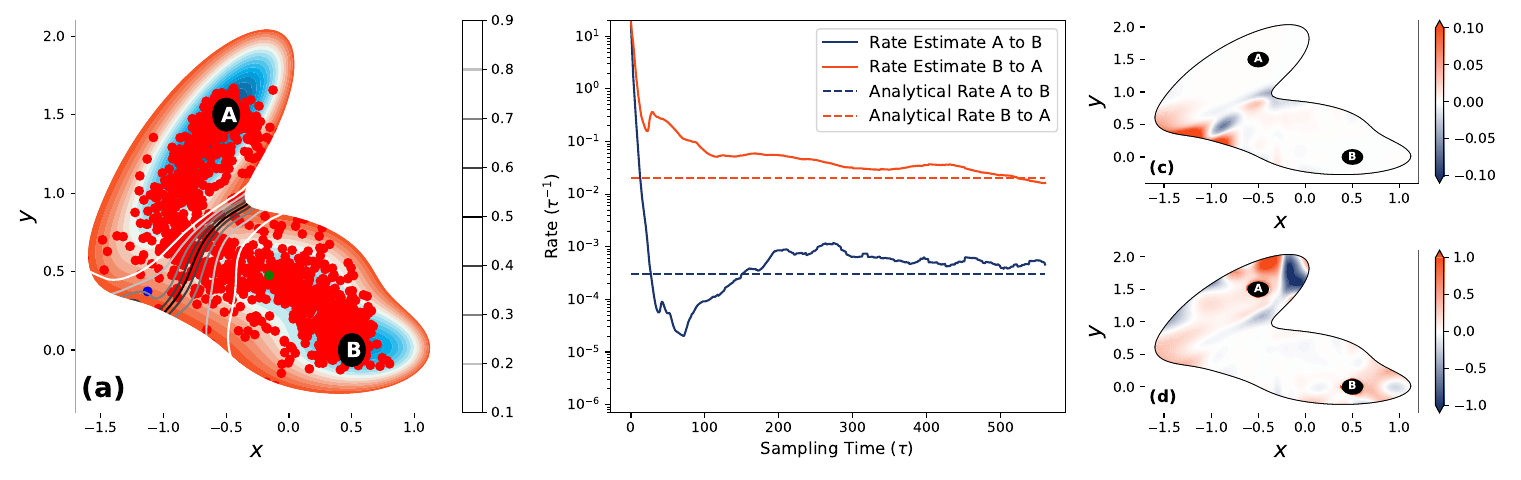

The script that saved this image:
import sampling
import training
import torch
import matplotlib
import matplotlib.pyplot as plt
import numpy as np

# For plotting
matplotlib.rcParams['text.usetex'] = False
from matplotlib.colors import LinearSegmentedColormap
cmap = LinearSegmentedColormap.from_list("mycmap", ['#1B346C','#01ABE9','#F1F8F1','#F54B1A'])
cmap2 = LinearSegmentedColormap.from_list("mycmap2", ['#ffffff','#000000','#ffffff'])
cmap3 = LinearSegmentedColormap.from_list("mycmap3", ['#1B346C','#ffffff','#F54B1A'])
cmap4 = LinearSegmentedColormap.from_list("mycmap4", ['#ffffff','#F54B1A'])
cmap5 = LinearSegmentedColormap.from_list("mycmap5", ['#000000','#000000'])
cmap6 = LinearSegmentedColormap.from_list("mycmap5", ['#ffffff','#ffffff'])
# from matplotlib.cm import matplotlib.colormaps.register
matplotlib.colormaps.register(name="mycmap",cmap=cmap)
matplotlib.colormaps.register(name="mycmap2",cmap=cmap2)
matplotlib.colormaps.register(name="mycmap3",cmap=cmap3)
matplotlib.colormaps.register(name="mycmap4",cmap=cmap4)
matplotlib.colormaps.register(name="mycmap5",cmap=cmap5)
matplotlib.colormaps.register(name="mycmap6",cmap=cmap6)
# device = torch.device('cuda:0' if torch.cuda.is_available() else 'cpu')
device = torch.device('cpu')
torch.set_default_dtype(torch.float64)
torch.set_default_tensor_type(torch.DoubleTensor)
# Set a deterministic RNG seed
torch.manual_seed(42)

# Define our two-channel potential

def dist(x, y):
    return torch.sqrt(torch.sum(torch.square(x-y), axis = -1))
    
def V(x):
    # equation 26, Muller-Brown potential
    A = torch.tensor([-20, -10, -17, 1.5])
    a = torch.tensor([-1, -1, -6.5, 0.7])
    b = torch.tensor([0, 0, 11, 0.6])
    c = torch.tensor([-10, -10, -6.5, 0.7])
    x0 = torch.tensor([1, 0, -0.5, -1])
    y0 = torch.tensor([0, 0.5, 1.5, 1])
    def _gau(x, idx): # Defining a multidimensional Gaussian
        return A[idx]*torch.exp(a[idx]*torch.square(x[:,0] - x0[idx]) + b[idx]*(x[:,0] - x0[idx])*(x[:,1] - y0[idx]) +
        c[idx]*torch.square(x[:,1] - y0[idx]))
    
    return _gau(x, 0) + _gau(x,1) +\
            _gau(x, 2) + _gau(x,3)

class CommittorNet(torch.nn.Module):
    def __init__(self, dim):
        super(CommittorNet, self).__init__()
        self.dim = dim
        block = [torch.nn.Linear(dim, 50),
                      torch.nn.Tanh(),
                      torch.nn.Linear(50, 1),]
        self.Block = torch.nn.Sequential(*block)
    
    def forward(self, x):
        prediction = self.Block(x)
        return prediction.squeeze()
# Set dynamical parameters for the optimiziation
k = torch.tensor([100.]).to(device) # The harmonic force constant for umbrella sampling around committor values TODO:CB what?
beta = torch.tensor([1.0]).to(device) # Inverse kT for our system
sampling_beta = torch.tensor([0]).to(device) # We can sample at a higher temperature
gamma = torch.tensor([1]).to(device) # Friction coefficient for Langevin dynamics
step_size = torch.tensor([1e-3]).to(device) # The step size for each step of Langevin dynamics

# Set hyperparameters for the optimization
n_windows = 11
dim = 2
a_center = torch.tensor([-0.5, 1.5]).to(device)
b_center = torch.tensor([0.5, 0.]).to(device)
cutoff = torch.tensor([0.1]).to(device)

# Initialize evenly-spaced configurations that linearly interpolate the basin centers
init_data = torch.zeros((n_windows, dim)) 
for d in range(dim):
    init_data[:,d] = torch.linspace(a_center[d], b_center[d], n_windows)

net = CommittorNet(2).to(device).double()

print("Initial representation of the committor has been trained!")

# Run the optimization
n_trials = 1
n_opt_steps = 3000
optimizer = torch.optim.Adam(net.parameters(), lr = 1e-2)
xs = init_data.to(device)
us = torch.linspace(0, 1, n_windows).to(device)
n_reporter_trajectories = torch.tensor([100]).to(device)
n_reporter_steps = torch.tensor([5]).to(device)
batch_size = 11
# For plotting:
x = torch.linspace(-2,1.5,100)
y = torch.linspace(-1,2.5,100)
X, Y = torch.meshgrid(x, y)
grid_input = torch.cat((X.unsqueeze(-1),Y.unsqueeze(-1)), dim = -1).to(device)
print(V(grid_input.reshape(-1,2)))
print(V(grid_input.reshape(-1,2)).size())
print(X.size())
V_surface = V(grid_input.reshape((-1, 2))).reshape(X.size())
true_committor = np.transpose((np.load('MB_committor.npy'))) # TODO:CB where is this from?

# Calculate Flux out of the basins

print("Calculating Flux...")
a_escape_times, a_escape_confs = sampling.flux_sample(V, beta, gamma, step_size, a_center, b_center, cutoff, 1000, stride = 1)
b_escape_times, b_escape_confs = sampling.flux_sample(V, beta, gamma, step_size, b_center, a_center, cutoff, 1000, stride = 1)

a_escape_confs_list = a_escape_confs.clone().reshape([-1,2]).to(device).double().detach()
b_escape_confs_list = b_escape_confs.clone().reshape([-1,2]).to(device).double().detach()

escape_confs = torch.cat([a_escape_confs, b_escape_confs], axis = 0).reshape(-1,2)

#torch.manual_seed(2)
running_a_exit_confs = []
running_b_exit_confs = []
a_exit_indices = torch.randperm(len(a_escape_confs_list))
b_exit_indices = torch.randperm(len(b_escape_confs_list))
a_transit_history = [0]
b_transit_history = [0]
for trial in range(1): # Can run multiple trials, if you'd like
    a_transit = False
    last_a_transit = 0
    b_transit = False
    last_b_transit = 0
    a_means = []
    a_times = []
    b_means = []
    b_times = []
    losses = []
    log_losses = []
    a_index_counter = 0
    b_index_counter = 0
    for step in range(n_opt_steps):
        optimizer.zero_grad()
        net.zero_grad()

        # Sample some configurations
        
        if step == 0 or a_transit == True:
            a_xs = a_escape_confs_list[a_exit_indices[a_index_counter]]
            a_xs = a_xs.unsqueeze(0)
            a_transit = False
            running_a_exit_confs.append(a_xs.cpu().numpy())
        
        else:
            a_reporter_energies = V(a_running_short_reporters.reshape([-1,2])[last_a_transit:])  # noqa: F821
            a_weights = torch.sigmoid(net(a_running_short_reporters.squeeze().reshape([-1, 2])))[last_a_transit:].detach() # noqa: F821
            a_weights = torch.where(dist(a_running_short_reporters.squeeze().reshape([-1, 2])[last_a_transit:], a_center) < cutoff, 0, a_weights) # noqa: F821
            _, a_indices = torch.sort(a_weights, descending = True)
            a_indices = a_indices[:1]
            a_xs = a_running_short_reporters.squeeze().reshape([-1, 2])[last_a_transit:][a_indices]# noqa: F821
        
        if step == 0 or b_transit == True:
            b_xs = b_escape_confs_list[b_exit_indices[b_index_counter]]
            b_xs = b_xs.unsqueeze(0)
            b_transit = False
            running_b_exit_confs.append(b_xs.cpu().numpy())
        else:
            b_reporter_energies = V(b_running_short_reporters.reshape([-1,2])[last_b_transit:])# noqa: F821
            b_weights = torch.sigmoid(-net(b_running_short_reporters.squeeze().reshape([-1, 2])))[ last_b_transit:].detach()# noqa: F821
            b_weights = torch.where(dist(b_running_short_reporters.squeeze().reshape([-1, 2])[ last_b_transit:], b_center) < cutoff, 0, b_weights)# noqa: F821
            _, b_indices = torch.sort(b_weights, descending = True)
            b_indices = b_indices[:1]
            b_xs = b_running_short_reporters.squeeze().reshape([-1, 2])[last_b_transit:][b_indices]# noqa: F821
    
        a_short_reporters, a_short_times = sampling.take_reporter_steps(a_xs, V, beta, gamma, step_size, n_reporter_trajectories, n_reporter_steps, a_center, b_center, cutoff, adaptive = True)
        b_short_reporters, b_short_times = sampling.take_reporter_steps(b_xs, V, beta, gamma, step_size, n_reporter_trajectories, n_reporter_steps, a_center,  b_center, cutoff, adaptive = True) # CB: why are A and B not swapped? Ohh it's because the committor is not swap invariant
        a_times.append(np.mean(a_short_times))
        b_times.append(np.mean(b_short_times))

        # Keep a memory of sampled configurations
        if step == 0:
            a_running_xs = a_xs.detach()
            b_running_xs = b_xs.detach()
            running_xs = torch.cat((a_running_xs, b_running_xs), axis = 0)
            a_running_short_reporters = a_short_reporters
            b_running_short_reporters = b_short_reporters
            running_short_reporters = torch.cat((a_running_short_reporters, b_running_short_reporters), axis = 0)
        else:
            a_running_xs = torch.cat((a_running_xs.detach(), a_xs.detach()))
            b_running_xs = torch.cat((b_running_xs.detach(), b_xs.detach()))
            a_running_short_reporters = torch.cat((a_running_short_reporters.detach(), a_short_reporters), axis = 0)
            b_running_short_reporters = torch.cat((b_running_short_reporters.detach(), b_short_reporters), axis = 0)
            running_short_reporters = torch.cat((a_running_short_reporters, b_running_short_reporters), axis = 0)
            running_xs = torch.cat((a_running_xs, b_running_xs), axis = 0)
        
        for j in range(1): # Can go through multiple optimization steps per data collection step, if needed
            with torch.no_grad():
                a_short_targets, b_short_targets, a_short_var, a_short_means = sampling.calculate_committor_estimates(running_short_reporters.reshape([-1, 2]), net, a_center, b_center, cutoff, n_reporter_trajectories)
            batch_size = running_xs.size()[0]
            for m in range(100):
                permutation = torch.randperm(running_xs.size()[0])
                for i in range(0, len(running_xs), batch_size):
                    print(m)
                    optimizer.zero_grad()
                    net.zero_grad()
                    indices = permutation[i:i+batch_size]
                    loss, individual_losses =  1*training.half_loss(net, running_xs.to(device)[indices], a_short_targets.to(device)[indices], b_short_targets.to(device)[indices])
                    log_loss, individual_log_loss = 1*training.half_log_loss(net, running_xs.to(device)[indices], a_short_targets.to(device)[indices], b_short_targets.to(device)[indices], a_short_targets.to(device)[indices], b_short_targets.to(device)[indices])
                    total_loss = 0*loss + 1*log_loss
                    total_loss.backward()
                    optimizer.step()
        
        # Estimate rates
        with torch.no_grad():
            a_exit_tensor = torch.tensor(np.array(a_escape_confs)).squeeze()
            b_exit_tensor = torch.tensor(np.array(b_escape_confs)).squeeze()
            a_rate_estimates = 1/torch.mean(a_escape_times)*torch.mean(torch.sigmoid(net(a_exit_tensor)))
            b_rate_estimates = 1/torch.mean(b_escape_times)*torch.mean(1 - torch.sigmoid(net(b_exit_tensor)))

            a_rate_mean = torch.mean(a_rate_estimates)
            a_means.append(a_rate_mean.cpu().detach().numpy())
            b_rate_mean = torch.mean(b_rate_estimates)
            b_means.append(b_rate_mean.cpu().detach().numpy())

        
        # Report to the command line
        print(f"Step {step}: Rate Estimate = {a_rate_mean.item()}; Loss = {log_loss.item()}")#, Log Loss 2 = {log_loss_2.item()}")
        print(a_index_counter, b_index_counter)
        

        # Check whether or not a sampling chain has reached the basin
        if torch.min(torch.sqrt(torch.sum(torch.square(a_running_short_reporters.reshape([-1, 2])[last_a_transit:] - b_center), axis = -1))) < cutoff:
            print("A Transit!")
            a_transit = True
            last_a_transit = len(a_running_short_reporters.reshape([-1, 2]))
            a_index_counter += 1
            a_transit_history.append(int(len(running_xs.reshape([-1, 2]))/2))
            
        if torch.min(torch.sqrt(torch.sum(torch.square(b_running_short_reporters.reshape([-1, 2])[last_b_transit:] - a_center), axis = -1))) < cutoff:
            print("B Transit!")
            b_transit = True
            last_b_transit = len(b_running_short_reporters.reshape([-1, 2]))
            b_index_counter += 1
            b_transit_history.append(int(len(running_xs.reshape([-1, 2]))/2))

        # plotting
        if step % 10 == 9:
            plt.tight_layout()
            fig, axs  = plt.subplot_mosaic([['a', 'b', 'c'], ['a', 'b', 'd']], width_ratios = [1., 1., 0.75])
            fig.set_size_inches(15.2, 4.8)
            fig.colorbar(axs['c'].contourf(X, Y, torch.sigmoid(net(grid_input)).cpu().detach().numpy()-true_committor, levels = np.linspace(-0.1, .1, 101), cmap = 'mycmap3', extend = 'both'), ax = axs['c'], ticks = np.linspace(-0.1, 0.1, 5))
            axs['c'].add_patch(plt.Circle((-0.5, 1.5), cutoff, linewidth = 2, color = 'black', fill = True))
            axs['c'].add_patch(plt.Circle((0.5, 0), cutoff, linewidth = 2, color = 'black', fill = True))
            axs['c'].text(-0.54, 1.45, "A", weight = 'bold', size = 8, color = 'white')
            axs['c'].text(0.46, -0.05, "B", weight = 'bold', size = 8, color = 'white')
            axs['c'].set_xlabel(r"$x$", size = 16)
            axs['c'].set_ylabel(r"$y$", size = 16)
            axs['c'].contour(X, Y, V_surface.cpu().detach().numpy(), levels = np.linspace(0., 0., 1), cmap = 'mycmap5')
            axs['c'].contourf(X,Y, V_surface.cpu().detach().numpy(), levels = np.linspace(0, 1e20, 2), cmap = 'mycmap6', zorder = 100)
            axs['c'].set_xlim(-1.7, 1.2)
            axs['c'].set_ylim(-0.4, 2.1)
            axs['c'].text(-1.65, -0.25, "(c)", weight = 'bold', size = 12, zorder = 200)

            fig.colorbar(axs['d'].contourf(X, Y, np.log10((torch.sigmoid(net(grid_input))*(1 - torch.sigmoid(net(grid_input)))).cpu().detach().numpy())-np.log10(true_committor*(1-true_committor)), levels = np.linspace(-1, 1, 101), cmap = 'mycmap3', extend = 'both'), ax = axs['d'], ticks = np.linspace(-1, 1, 5))
            axs['d'].add_patch(plt.Circle((-0.5, 1.5), cutoff, linewidth = 2, color = 'black', fill = True))
            axs['d'].add_patch(plt.Circle((0.5, 0), cutoff, linewidth = 2, color = 'black', fill = True))
            axs['d'].text(-0.54, 1.45, "A", weight = 'bold', size = 8, color = 'white')
            axs['d'].text(0.46, -0.05, "B", weight = 'bold', size = 8, color = 'white')
            axs['d'].set_xlabel(r"$x$", size = 16)
            axs['d'].set_ylabel(r"$y$", size = 16)
            axs['d'].contour(X, Y, V_surface.cpu().detach().numpy(), levels = np.linspace(0., 0., 1), cmap = 'mycmap5')
            axs['d'].contourf(X,Y, V_surface.cpu().detach().numpy(), levels = np.linspace(0, 1e20, 2), cmap = 'mycmap6', zorder = 100)
            axs['d'].set_xlim(-1.7, 1.2)
            axs['d'].set_ylim(-0.4, 2.1)
            axs['d'].text(-1.65, -0.25, r"(d)", weight = 'bold', size = 12, zorder = 200)

            axs['a'].contourf(X,Y, V_surface.cpu().detach().numpy(), levels = np.linspace(-15, 0, 20), cmap = 'mycmap')
            fig.colorbar(axs['a'].contour(X, Y, torch.sigmoid(net(grid_input)).cpu().detach().numpy(), levels = np.linspace(0.1, 0.9, 9), cmap = 'mycmap2'), ax = axs['a'], ticks = np.linspace(0, 1, 11))
            axs['a'].scatter(torch.reshape(running_xs, [-1, 2]).detach().numpy()[:,0], torch.reshape(running_xs, [-1, 2]).cpu().detach().numpy()[:,1], color = 'red', alpha = 1)
            axs['a'].scatter(torch.reshape(a_running_xs, [-1, 2]).cpu().detach().numpy()[-1,0], torch.reshape(a_running_xs, [-1, 2]).detach().numpy()[-1,1], color = 'blue', alpha = 1)
            axs['a'].scatter(torch.reshape(b_running_xs, [-1, 2]).cpu().detach().numpy()[-1,0], torch.reshape(b_running_xs, [-1, 2]).cpu().detach().numpy()[-1,1], color = 'green', alpha = 1)
            axs['a'].add_patch(plt.Circle((0.5, 0), cutoff, linewidth = 2, color = 'black', fill = True))
            axs['a'].add_patch(plt.Circle((-0.5, 1.5), cutoff, linewidth = 2, color = 'black', fill = True))
            axs['a'].text(-0.54, 1.45, "A", weight = 'bold', size = 15, color = 'white')
            axs['a'].text(0.46, -0.05, "B", weight = 'bold', size = 15, color = 'white')
            axs['a'].set_xlabel(r"$x$", size = 16)
            axs['a'].set_ylabel(r"$y$", size = 16)
            #axs['a'].contour(X, Y, V_surface.cpu().detach().numpy(), levels = np.linspace(0., 0., 1), cmap = 'mycmap5')
            axs['a'].contourf(X,Y, V_surface.cpu().detach().numpy(), levels = np.linspace(0, 1e20, 2), cmap = 'mycmap6', zorder = 100)
            axs['a'].set_xlim(-1.7, 1.2)
            axs['a'].set_ylim(-0.4, 2.1)
            axs['a'].text(-1.65, -0.30, "(a)", weight = 'bold', size = 20, zorder = 200)

            axs['b'].plot(np.arange(step+1)*2*((n_reporter_trajectories*n_reporter_steps).cpu().detach().numpy() + 1)*step_size.cpu().detach().numpy(), np.array(a_means), c = '#1B346C')
            axs['b'].plot(np.arange(step+1)*2*((n_reporter_trajectories*n_reporter_steps).cpu().detach().numpy() + 1)*step_size.cpu().detach().numpy(), np.array(b_means), c = '#F54B1A')
            #axs['b'].plot(np.arange(step+1)*((n_reporter_trajectories*n_reporter_steps).cpu().detach().numpy() + 500)*step_size.cpu().detach().numpy(), np.array(losses), c = 'black')
            #axs['b'].plot(np.arange(step+1)*((n_reporter_trajectories*n_reporter_steps).cpu().detach().numpy() + 100)*step_size.cpu().detach().numpy(), np.array(middle_losses), c = 'red')
            #ax2.vlines(1/(9.18e-8*2), 0, 1, color = '#F54B1A', linestyles = 'dashed')
            #ax2.plot(np.linspace(0, 1/(9.18e-8*2), 10), np.ones(10)*9.18e-8*2, '--', c = 'black')
            axs['b'].plot(np.arange(len(a_means))*2*((n_reporter_trajectories*n_reporter_steps).cpu().detach().numpy() + 1)*step_size.cpu().detach().numpy(), np.ones_like(a_means)*3e-4, '--', c = '#1B346C')
            axs['b'].plot(np.arange(len(a_means))*2*((n_reporter_trajectories*n_reporter_steps).cpu().detach().numpy() + 1)*step_size.cpu().detach().numpy(), np.ones_like(a_means)*2e-2, '--', c = '#F54B1A')
            axs['b'].set_yscale('log')
            axs['b'].set_ylim(7e-7, 20)
            axs['b'].set_xlabel(r"Sampling Time ($\tau$)", size = 12)
            axs['b'].set_ylabel(r"Rate ($\tau^{-1}$)", size = 12)
            axs['b'].legend([r'Rate Estimate A to B', r'Rate Estimate B to A', r'Analytical Rate A to B', r'Analytical Rate B to A'], prop={'size': 12})
            #axs['b'].text(-20, 1.3e-7, r"\text{\textbf{(b)}}", weight = 'bold', size = 20, zorder = 200)
            plt.tight_layout()
            fig.savefig("MB.pdf")
            plt.close()
            
            plt.plot(losses)
            plt.plot(log_losses)
            plt.yscale('log')
            plt.savefig("Losses.pdf")
            plt.close()

# Plot the final committor
plt.contourf(X,Y, V_surface, levels = np.linspace(-5, 0, 15), cmap = 'mycmap')
plt.contour(X, Y, net(grid_input).detach().numpy(), levels = np.linspace(0.1, 0.9, n_windows), cmap = 'mycmap2')
plt.savefig("./Committor_MB.pdf")
#plt.close()
print("SAVING")
torch.save(net.state_dict(), "./MB.pt")


